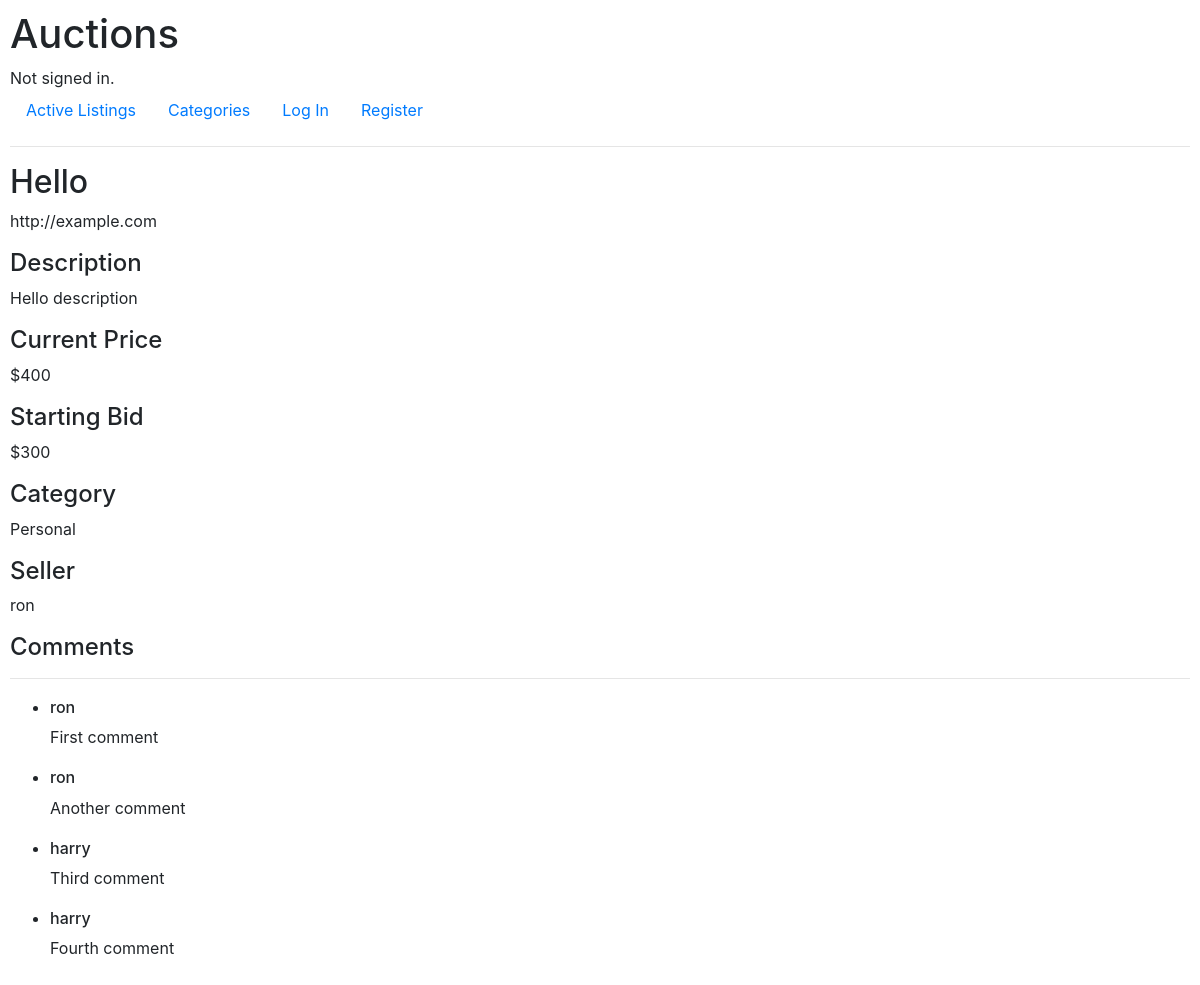
The app's page /listing/1, older data.
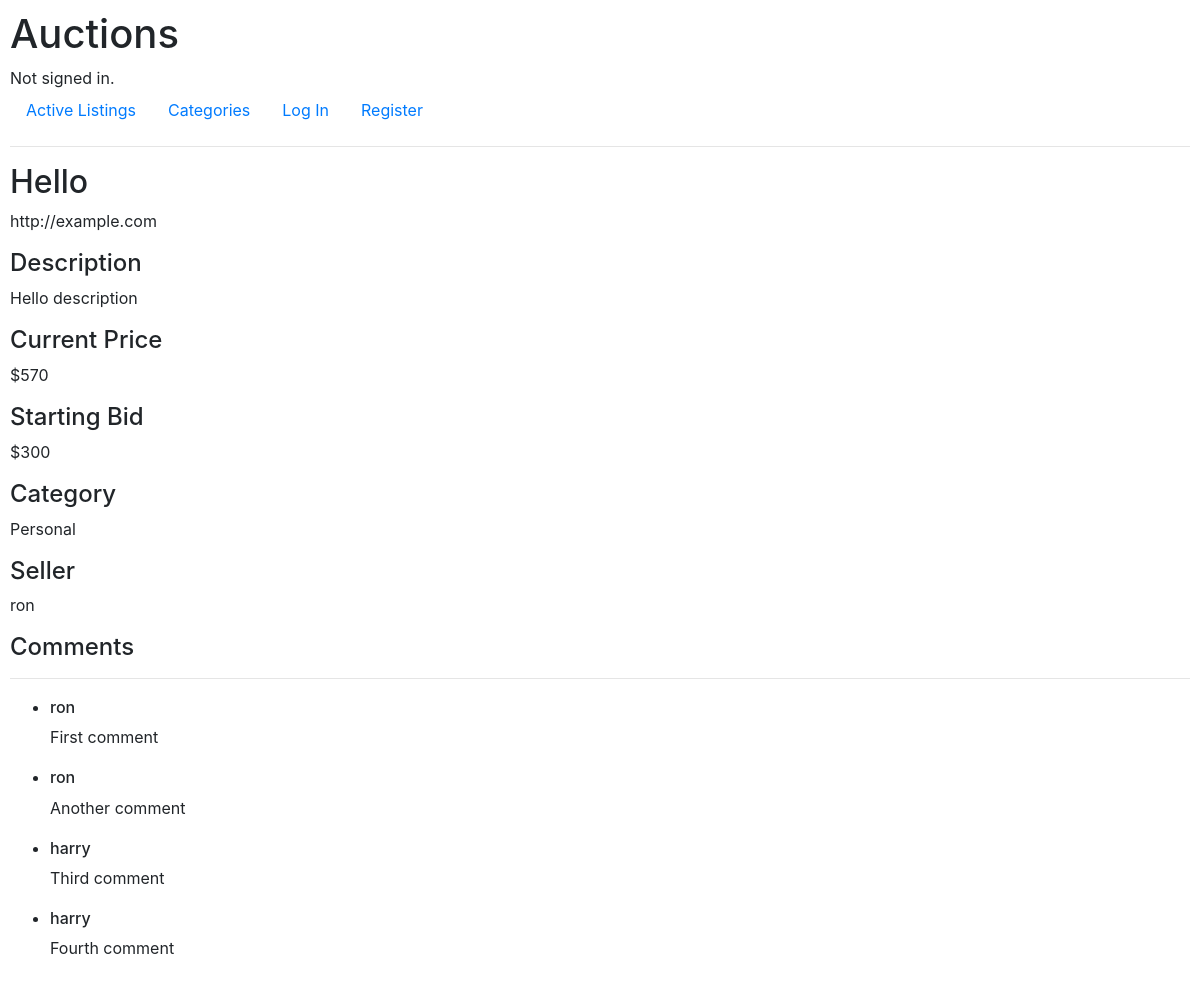
The same page, newer data.
### auctions/models.py (models this page shows, shortened)
class AuctionListing(models.Model):
    title = models.CharField(max_length=64)
    description = models.TextField()
    starting_bid = models.IntegerField()
    current_price = models.ForeignKey('Bid', on_delete=models.CASCADE, related_name="listings")
    image = models.URLField(blank=True)
    category = models.CharField(max_length=64, blank=True)
    seller = models.ForeignKey(User, on_delete=models.CASCADE, related_name="listings")
    comments = models.ManyToManyField('Comment', blank=True, related_name="listings")
    active = models.BooleanField(default=True)

class Bid(models.Model):
    bid = models.IntegerField()
    bidder = models.ForeignKey(User, on_delete=models.CASCADE, related_name="bids", null=True)

class User(AbstractUser):
    watchlist = models.ManyToManyField('AuctionListing', blank=True, related_name="watchers")

### auctions/views.py (the view)
# urls.py: path("listing/<int:listing_id>", views.listing, name="listing"),
def listing(request, listing_id, watching=0):
    current_listing = AuctionListing.objects.get(pk=listing_id)
    if request.method == 'POST':
        if watching:
            request.user.watchlist.remove(current_listing)
            watching = not watching
        else:
            request.user.watchlist.add(current_listing)
            watching = not watching
    else:
        if request.user.is_authenticated:
            watching = (current_listing in request.user.watchlist.all())
    return render(request, "auctions/listing.html", {
        "listing": current_listing,
        "watching": int(watching),
        "bidding_form": BiddingForm(),
        "comment_form": CommentForm(),
        "comments": current_listing.comments.all(),
        "error_bid": False
    })

### auctions/templates/auctions/listing.html (shortened to what this page needs)
{% extends "auctions/layout.html" %}
{% block body %}
    <h2>{{ listing.title }}</h2>
    <p>
        {{ listing.image }}
    </p>
    <p>
        <h4>Description</h4>
        {{ listing.description }}
    </p>
    <p>
        <h4>Current Price</h4>
        ${{ listing.current_price.bid }}
    </p>
    <p>
        <h4>Starting Bid</h4>
        ${{ listing.starting_bid }}
    </p>
    <p>
        <h4>Category</h4>
        {{ listing.category }}
    </p>
    <p>
        <h4>Seller</h4>
        {{ listing.seller }}
    </p>
    <div>
        <h4>Comments</h4>
        <hr>
        {% for comment in comments %}
            <ul>
                <li>
                    <h6>{{ comment.author }}</h6>
                    {{ comment.message }}
                </li>
            </ul>
        {% empty %}
            <p>No comments yet.</p>
        {% endfor %}
    </div>
{% endblock %}

Row changes from the older to the newer data that the page shows:
changed AuctionListing "Hello": current_price.bid "400" → "570"
